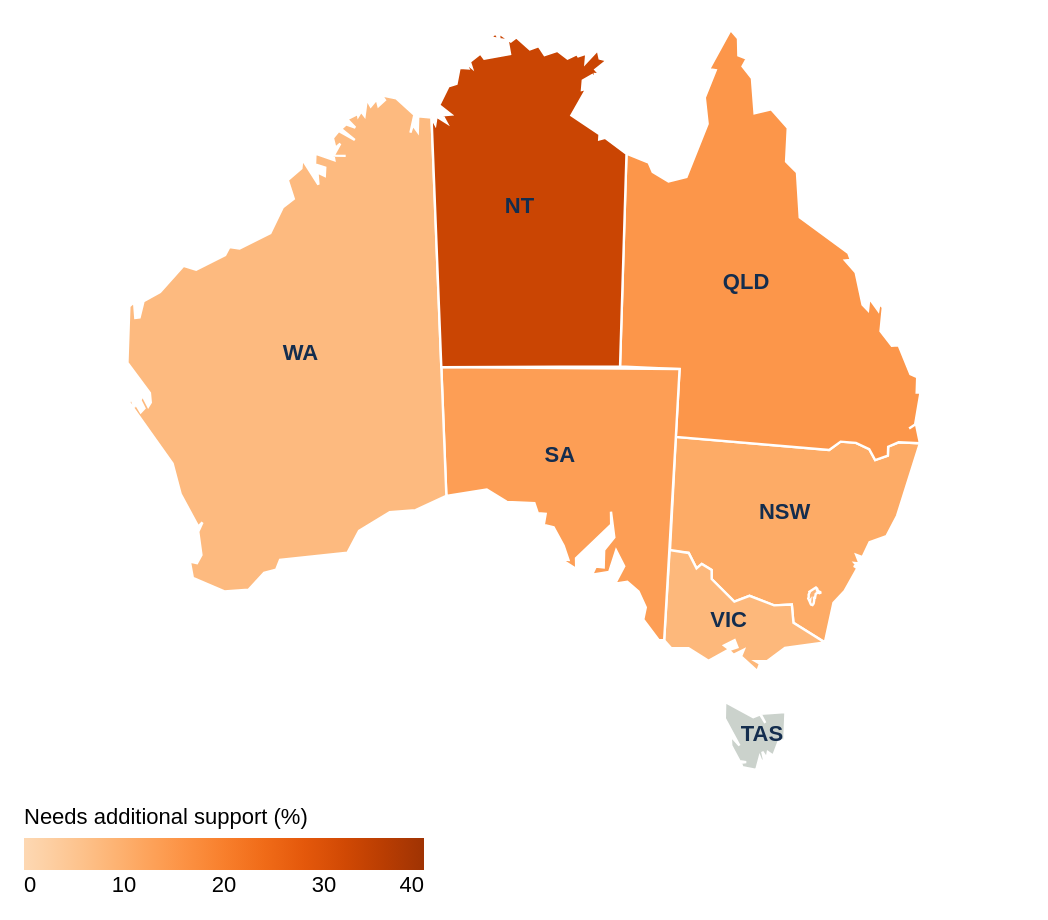

This figure's Vega-Lite source:
### Vega-Lite specification from a JSON file in a GitHub repository (floating-point values rounded to 4 significant figures; data arrays with more than 128 entries replaced by an {"elided": "..."} marker saying what was removed)
{"$schema": "https://vega.github.io/schema/vega-lite/v5.json", "background": "transparent", "padding": 12, "config": {"font": "Arial", "view": {"stroke": null}, "axis": {"labelFontSize": 12, "titleFontSize": 12, "titleFontWeight": "normal", "labelColor": "#142d4e", "titleColor": "#142d4e", "domain": false, "gridColor": "#e2eaf3", "labelPadding": 6, "titlePadding": 12}, "legend": {"orient": "bottom", "titleLimit": 300, "labelLimit": 220, "labelFontSize": 11, "titleFontSize": 11, "titleFontWeight": "normal"}, "title": {"anchor": "start", "fontSize": 14, "color": "#142d4e"}}, "width": 500, "height": 370, "projection": {"type": "conicEqualArea", "parallels": [-18, -36], "rotate": [-134, 0, 0], "center": [0, -28]}, "params": [{"name": "map_subject", "value": "Reading"}, {"name": "focus_state", "value": "All states"}], "layer": [{"data": {"values": [{"type": "Feature", "properties": {"STATE_NAME": "New South Wales"}, "geometry": {"type": "Polygon", "coordinates": [[[150.7, -35.12], [150.2, -35.7], [150.0, -37.51], [148.1, -36.8], [147.9, -36], [146.9, -36.12], [145.5, -35.8], [144.7, -36.12], [143.4, -35.19], [143.3, -34.79], [142.8, -34.55], [142.5, -34.76], [142.0, -34.1], [141.0, -34.06], [141, -29], [149.0, -29], [149.5, -28.57], [150.3, -28.54], [151.0, -28.74], [151.4, -29.18], [152.0, -28.91], [152.0, -28.52], [152.5, -28.26], [153.6, -28.16], [152.9, -31.48], [152.5, -32.44], [151.7, -32.82], [151.4, -33.52], [151.1, -33.45], [151.3, -33.81], [151.1, -33.82], [151.3, -33.97], [151.0, -33.96], [151.2, -34.03], [150.7, -35.12]]]}}, {"type": "Feature", "properties": {"STATE_NAME": "Victoria"}, "geometry": {"type": "Polygon", "coordinates": [[[141, -34.02], [142.0, -34.1], [142.5, -34.76], [142.8, -34.55], [143.3, -34.79], [143.4, -35.19], [144.7, -36.12], [145.5, -35.8], [146.9, -36.12], [147.9, -36], [148.1, -36.8], [150.0, -37.51], [147.8, -37.96], [146.9, -38.63], [146.2, -38.69], [146.5, -38.79], [146.4, -39.14], [145.4, -38.54], [145.5, -38.23], [144.9, -38.5], [144.7, -38.3], [145.1, -38.14], [144.9, -37.84], [144.4, -38.11], [144.7, -38.27], [143.6, -38.86], [142.4, -38.35], [141.4, -38.39], [141.0, -38.06], [141, -34.02]]]}}, {"type": "Feature", "properties": {"STATE_NAME": "Queensland"}, "geometry": {"type": "Polygon", "coordinates": [[[153.6, -28.16], [152.5, -28.26], [152.0, -28.52], [152.0, -28.91], [151.4, -29.18], [151.0, -28.74], [150.3, -28.54], [149.5, -28.57], [149.0, -29], [141, -29], [141, -26], [138, -26], [138.0, -16.54], [139.0, -16.91], [139.2, -17.32], [140, -17.71], [140.8, -17.47], [141.7, -15.03], [141.5, -13.86], [141.9, -12.59], [141.6, -12.56], [142.4, -10.71], [142.8, -11.07], [142.9, -11.85], [143.2, -11.97], [143.1, -12.33], [143.5, -12.84], [143.8, -14.41], [144.5, -14.17], [145.3, -14.95], [145.4, -16.46], [146.0, -16.9], [146.3, -18.89], [148.8, -20.24], [148.9, -20.53], [148.7, -20.59], [149.2, -21.06], [149.8, -22.44], [150.1, -22.66], [150.0, -22.13], [150.6, -22.62], [150.6, -22.32], [150.8, -22.45], [150.8, -23.51], [151.4, -24.08], [151.8, -24.02], [152.6, -25.2], [152.9, -25.29], [153, -25.97], [153.2, -25.93], [153.2, -27.38], [152.9, -27.59], [153.2, -27.35], [153.6, -28.16]]]}}, {"type": "Feature", "properties": {"STATE_NAME": "South Australia"}, "geometry": {"type": "Polygon", "coordinates": [[[141, -29], [141.0, -38.06], [140.7, -38.06], [139.7, -37.18], [139.8, -36.63], [139.4, -35.93], [138.8, -35.52], [138.1, -35.63], [138.6, -34.83], [138.1, -34.14], [137.8, -35.11], [136.8, -35.25], [137.0, -34.89], [137.4, -34.91], [137.4, -34.14], [138.0, -33.56], [137.8, -32.43], [137.8, -33], [135.9, -34.53], [135.9, -35.01], [135.1, -34.59], [135.5, -34.61], [135.2, -33.98], [134.7, -33.17], [134.2, -33.06], [134.3, -32.57], [133.8, -32.54], [133.7, -32.1], [132.2, -32.03], [131.2, -31.46], [129, -31.69], [129, -26], [141, -26], [141, -29]]]}}, {"type": "Feature", "properties": {"STATE_NAME": "Western Australia"}, "geometry": {"type": "Polygon", "coordinates": {"elided": "1x88x2 float values"}}}, {"type": "Feature", "properties": {"STATE_NAME": "Tasmania"}, "geometry": {"type": "Polygon", "coordinates": [[[147.3, -43.11], [147.2, -43.28], [147, -43.02], [146.9, -43.64], [146.0, -43.57], [145.9, -43.38], [146.2, -43.32], [145.8, -43.31], [145.3, -42.62], [145.2, -42.19], [145.7, -42.59], [144.8, -41.42], [144.7, -40.66], [146.4, -41.24], [146.8, -41.08], [147.1, -41.44], [146.8, -41.05], [148.2, -40.85], [148.3, -42.22], [148.1, -42.07], [147.8, -42.9], [147.4, -42.76], [147.4, -43.05], [147.1, -42.77], [147.3, -43.11]]]}}, {"type": "Feature", "properties": {"STATE_NAME": "Northern Territory"}, "geometry": {"type": "Polygon", "coordinates": [[[138.0, -16.54], [138, -26], [129, -26], [129, -14.88], [129.2, -15.2], [129.2, -14.84], [129.7, -15.14], [129.5, -14.79], [129.9, -14.77], [129.4, -14.34], [129.8, -13.5], [130.2, -13.39], [130.3, -12.67], [130.7, -12.71], [130.6, -12.4], [130.9, -12.68], [130.8, -12.41], [131.3, -12.04], [131.5, -12.28], [132.6, -12.09], [132.5, -11.47], [131.8, -11.32], [132.0, -11.13], [132.2, -11.42], [132.1, -11.12], [132.7, -11.52], [132.9, -11.33], [133.5, -11.88], [133.9, -11.74], [134.2, -12.14], [134.8, -11.95], [135.2, -12.3], [135.9, -11.95], [135.7, -12.2], [136.1, -12.06], [136.0, -12.49], [136.6, -11.88], [136.7, -12.27], [137.0, -12.35], [136.5, -12.78], [136.7, -13], [136.4, -12.98], [136.5, -13.25], [136.3, -13.03], [135.9, -13.28], [135.9, -13.71], [136.1, -13.66], [135.4, -14.87], [136.7, -15.7], [136.7, -15.93], [137.0, -15.85], [138.0, -16.54]]]}}, {"type": "Feature", "properties": {"STATE_NAME": "Australian Capital Territory"}, "geometry": {"type": "Polygon", "coordinates": [[[149.2, -35.22], [149.3, -35.27], [149.4, -35.3], [149.4, -35.33], [149.3, -35.35], [149.2, -35.33], [149.2, -35.41], [149.1, -35.59], [149.1, -35.59], [149.1, -35.7], [149.1, -35.84], [149.1, -35.92], [149.0, -35.9], [148.9, -35.81], [148.9, -35.72], [148.9, -35.76], [148.8, -35.65], [148.8, -35.59], [148.8, -35.47], [148.8, -35.38], [148.8, -35.34], [149.1, -35.12], [149.2, -35.16], [149.2, -35.23], [149.2, -35.22]]]}}]}, "transform": [{"lookup": "properties.STATE_NAME", "from": {"data": {"values": [{"state": "New South Wales", "abbr": "NSW", "lon": 147, "lat": -32, "reading_support": 10.84, "reading_participants": 94216, "reading_participation": 92.7, "reading_flag": "", "numeracy_support": 9.857, "numeracy_participants": 93229, "numeracy_participation": 91.73, "numeracy_flag": ""}, {"state": "Victoria", "abbr": "VIC", "lon": 144.5, "lat": -37, "reading_support": 7.937, "reading_participants": 76801, "reading_participation": 92.58, "reading_flag": "", "numeracy_support": 8.331, "numeracy_participants": 75937, "numeracy_participation": 91.54, "numeracy_flag": ""}, {"state": "Queensland", "abbr": "QLD", "lon": 144, "lat": -22, "reading_support": 15.14, "reading_participants": 59897, "reading_participation": 83.7, "reading_flag": "#", "numeracy_support": 15.1, "numeracy_participants": 59068, "numeracy_participation": 82.56, "numeracy_flag": "#"}, {"state": "South Australia", "abbr": "SA", "lon": 135, "lat": -30, "reading_support": 13.42, "reading_participants": 20068, "reading_participation": 89.45, "reading_flag": "", "numeracy_support": 13.35, "numeracy_participants": 19829, "numeracy_participation": 88.38, "numeracy_flag": ""}, {"state": "Western Australia", "abbr": "WA", "lon": 122, "lat": -25, "reading_support": 7.479, "reading_participants": 34477, "reading_participation": 93.74, "reading_flag": "", "numeracy_support": 7.956, "numeracy_participants": 34033, "numeracy_participation": 92.55, "numeracy_flag": ""}, {"state": "Tasmania", "abbr": "TAS", "lon": 147, "lat": -42, "reading_support": null, "reading_participants": 4044, "reading_participation": 61.44, "reading_flag": "s.p.", "numeracy_support": null, "numeracy_participants": 3981, "numeracy_participation": 60.48, "numeracy_flag": "s.p."}, {"state": "Northern Territory", "abbr": "NT", "lon": 133, "lat": -19, "reading_support": 33.25, "reading_participants": 2287, "reading_participation": 71.63, "reading_flag": "#", "numeracy_support": 34.63, "numeracy_participants": 2197, "numeracy_participation": 68.81, "numeracy_flag": "#"}, {"state": "Australian Capital Territory", "abbr": "ACT", "lon": 149.1, "lat": -35.3, "reading_support": 8.57, "reading_participants": 5514, "reading_participation": 90.42, "reading_flag": "", "numeracy_support": 8.882, "numeracy_participants": 5484, "numeracy_participation": 89.93, "numeracy_flag": ""}]}, "key": "state", "fields": ["reading_support", "numeracy_support", "reading_flag", "numeracy_flag"]}}, {"calculate": "map_subject === 'Reading' ? datum.reading_support : datum.numeracy_support", "as": "support"}, {"calculate": "isValid(datum.support) ? datum.support : -1", "as": "display_support"}, {"calculate": "isValid(datum.support) ? format(datum.support, '.1f') + '%' : 'Not reported (low participation)'", "as": "support_label"}, {"calculate": "map_subject === 'Reading' ? datum.reading_flag : datum.numeracy_flag", "as": "reporting_flag"}], "mark": {"type": "geoshape", "stroke": "#ffffff", "strokeWidth": 1.2}, "encoding": {"color": {"condition": {"test": "isValid(datum.support)", "field": "display_support", "type": "quantitative", "title": "Needs additional support (%)", "scale": {"scheme": "oranges", "domain": [0, 40], "clamp": true}}, "value": "#cbd2cc"}, "tooltip": [{"field": "properties.STATE_NAME", "title": "State / territory"}, {"field": "support_label", "title": "Needs additional support"}, {"field": "reporting_flag", "title": "Reporting flag"}], "opacity": {"condition": {"test": "focus_state === 'All states' || datum.properties.STATE_NAME === focus_state", "value": 1}, "value": 0.35}, "stroke": {"condition": {"test": "datum.properties.STATE_NAME === focus_state", "value": "#142d4e"}, "value": "#ffffff"}, "strokeWidth": {"condition": {"test": "datum.properties.STATE_NAME === focus_state", "value": 3}, "value": 1.2}}}, {"data": {"values": [{"state": "New South Wales", "abbr": "NSW", "lon": 147, "lat": -32, "reading_support": 10.84, "reading_participants": 94216, "reading_participation": 92.7, "reading_flag": "", "numeracy_support": 9.857, "numeracy_participants": 93229, "numeracy_participation": 91.73, "numeracy_flag": ""}, {"state": "Victoria", "abbr": "VIC", "lon": 144.5, "lat": -37, "reading_support": 7.937, "reading_participants": 76801, "reading_participation": 92.58, "reading_flag": "", "numeracy_support": 8.331, "numeracy_participants": 75937, "numeracy_participation": 91.54, "numeracy_flag": ""}, {"state": "Queensland", "abbr": "QLD", "lon": 144, "lat": -22, "reading_support": 15.14, "reading_participants": 59897, "reading_participation": 83.7, "reading_flag": "#", "numeracy_support": 15.1, "numeracy_participants": 59068, "numeracy_participation": 82.56, "numeracy_flag": "#"}, {"state": "South Australia", "abbr": "SA", "lon": 135, "lat": -30, "reading_support": 13.42, "reading_participants": 20068, "reading_participation": 89.45, "reading_flag": "", "numeracy_support": 13.35, "numeracy_participants": 19829, "numeracy_participation": 88.38, "numeracy_flag": ""}, {"state": "Western Australia", "abbr": "WA", "lon": 122, "lat": -25, "reading_support": 7.479, "reading_participants": 34477, "reading_participation": 93.74, "reading_flag": "", "numeracy_support": 7.956, "numeracy_participants": 34033, "numeracy_participation": 92.55, "numeracy_flag": ""}, {"state": "Tasmania", "abbr": "TAS", "lon": 147, "lat": -42, "reading_support": null, "reading_participants": 4044, "reading_participation": 61.44, "reading_flag": "s.p.", "numeracy_support": null, "numeracy_participants": 3981, "numeracy_participation": 60.48, "numeracy_flag": "s.p."}, {"state": "Northern Territory", "abbr": "NT", "lon": 133, "lat": -19, "reading_support": 33.25, "reading_participants": 2287, "reading_participation": 71.63, "reading_flag": "#", "numeracy_support": 34.63, "numeracy_participants": 2197, "numeracy_participation": 68.81, "numeracy_flag": "#"}, {"state": "Australian Capital Territory", "abbr": "ACT", "lon": 149.1, "lat": -35.3, "reading_support": 8.57, "reading_participants": 5514, "reading_participation": 90.42, "reading_flag": "", "numeracy_support": 8.882, "numeracy_participants": 5484, "numeracy_participation": 89.93, "numeracy_flag": ""}]}, "transform": [{"filter": "datum.abbr !== 'ACT'"}], "mark": {"type": "text", "color": "#142d4e", "fontWeight": "bold", "fontSize": 11}, "encoding": {"longitude": {"field": "lon", "type": "quantitative"}, "latitude": {"field": "lat", "type": "quantitative"}, "text": {"field": "abbr"}}}]}
